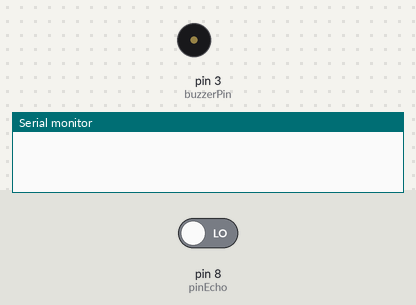
The sketch below on a simulated Arduino Uno, built with avr-gcc and run on an emulated ATmega328P. Parts: buzzer (waves = sounding), the last lines printed to the serial monitor. The test bench sets the inputs (shaded band); at power-on: pin 8 (pinEcho) LOW.

Above: at 0.1 s.
At 1.1 s:
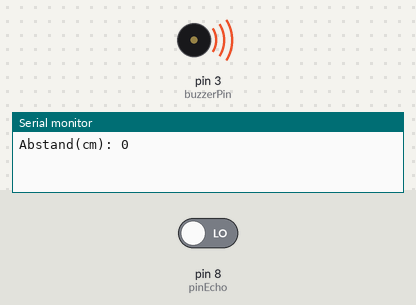
Timing chart, 0 to 3.2 s (numbered marks = the images above):
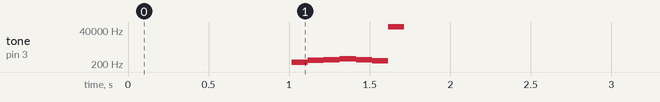

The sketch:

Alarm_Ultraschall_Summer.ino
```cpp
int pinTrigger = 7;
int pinEcho = 8;
int buzzerPin = 3;
int numTones =7;
int tones[]= {261,349,392,440,392,330,-10};

long Zeit;
int Abstand;
boolean AlarmOn, last_state;

void setup(){
  AlarmOn = false;
  pinMode(pinTrigger, OUTPUT);
  pinMode(pinEcho, INPUT);
  pinMode(buzzerPin,OUTPUT);
  analogWrite(buzzerPin,255);
  noTone(buzzerPin);
  Serial.begin(9600);
}

void loop(){

// start the ultrasonic sensor:
digitalWrite(pinTrigger,LOW);
delay(5);
digitalWrite(pinTrigger,HIGH);
delay(10);
digitalWrite(pinTrigger,LOW);
Zeit = pulseIn(pinEcho,HIGH); // Zeit hin und zurück
Zeit = Zeit/2;
// Abstand = Zeit * Geschwindigkeit
Abstand = int((Zeit*0.0343)); // Schallgeschwindigkeit @20°C
Serial.print("Abstand(cm): ");
Serial.println(Abstand);

if (Abstand < 16)//fals der Abstand kleiner asl 16cm ist, wird der Alarm angeschaltet
 {
  AlarmOn = true;
 }
else
  AlarmOn = false;

if((AlarmOn)&&(last_state!= AlarmOn)){
  //makeSound(50);
  melodyBuzzer();
}
noTone(buzzerPin);
last_state = AlarmOn;
delay(500);
}

void makeSound(int freqNum)
{
  for(int i =0;i<10;i++){
  analogWrite(buzzerPin, 0);
  delay(freqNum);
  analogWrite(buzzerPin, 255);
  delay(freqNum);
  }
 }
void melodyBuzzer()
 {
  for (int i=0;i<numTones;i++){
  tone(buzzerPin, tones[i]);
  delay(100);
  }
  noTone(buzzerPin);
 }
```

Measured:
- by itself, tone on pin 3 (buzzerPin): plays 261 Hz for 0.10 s, 349 Hz for 0.10 s, 392 Hz for 0.10 s, 440 Hz for 0.10 s, 392 Hz for 0.10 s, 330 Hz for 0.10 s … (7 notes in this stretch)
